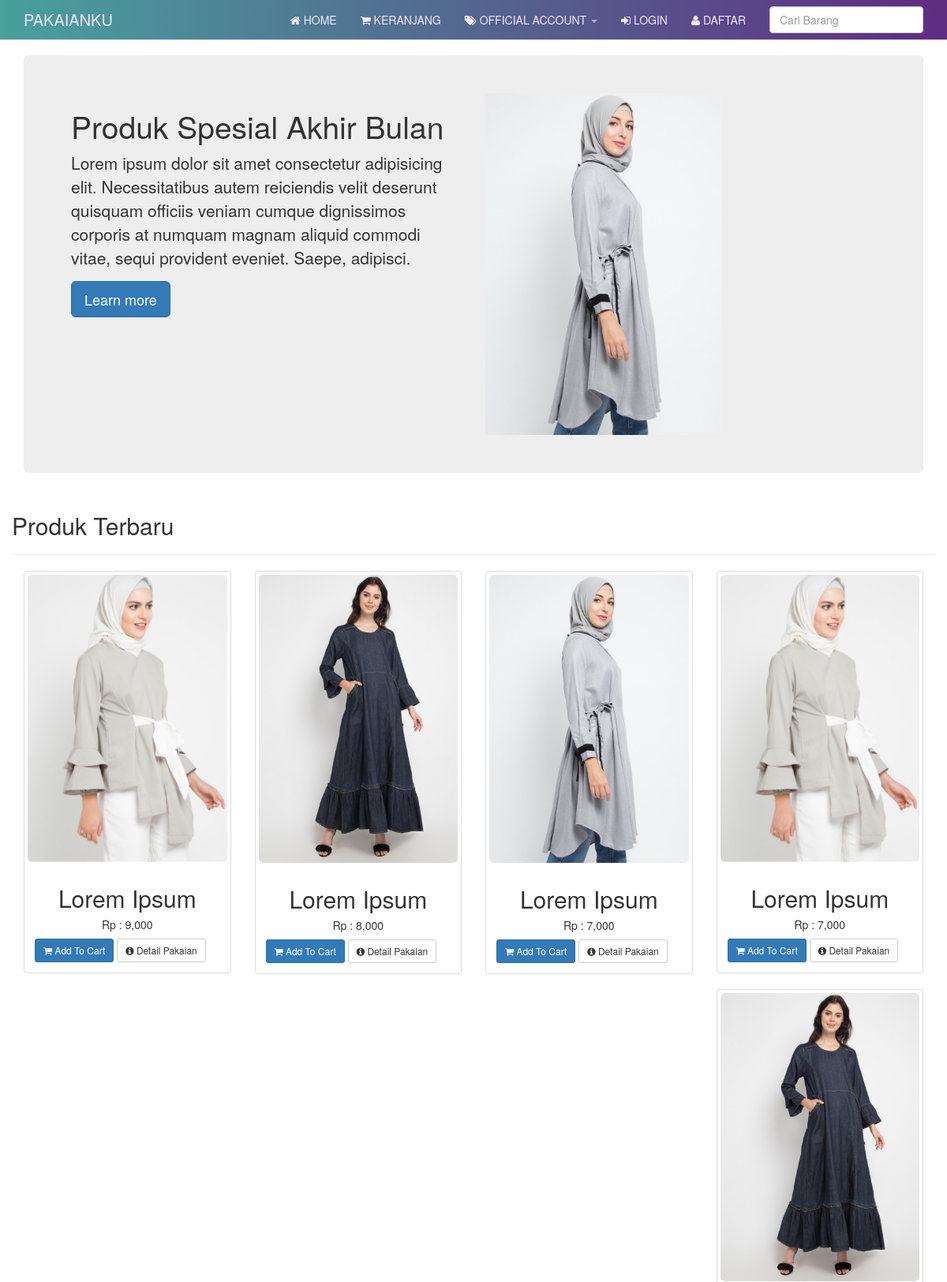
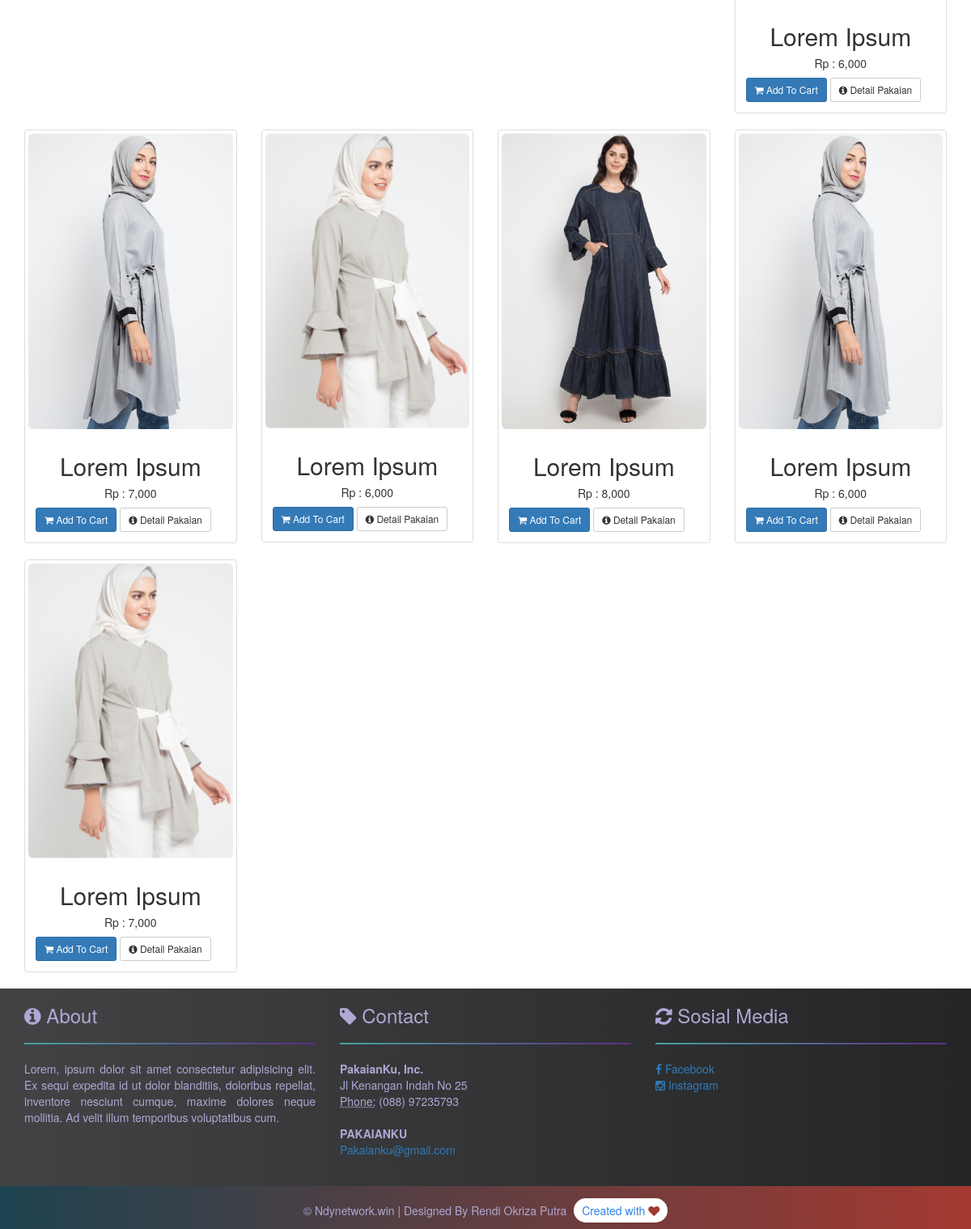
The page / on the database its author committed (2 pictures, top to bottom).
### tables this page shows
CREATE TABLE `produk` (
  `id_produk` int(11) NOT NULL,
  `nama_produk` varchar(100) NOT NULL,
  `harga_produk` int(11) NOT NULL,
  `berat_produk` int(11) NOT NULL,
  `foto_produk` varchar(100) NOT NULL,
  `deskripsi_produk` text NOT NULL,
  `stok_produk` int(5) NOT NULL
);

### index.php (the view, shortened to what this page needs)
<?php
include 'koneksi.php';
?>
<?php include 'navbar.php'; ?>
<header class="Jumbotron">
    <div class="container">
        <div class="jumbotron">
        <div class="row">
        <div class="col-md-6">
            <h1 style="font-size:39px">Produk Spesial Akhir Bulan</h1>
            <p>Lorem ipsum dolor sit amet consectetur adipisicing elit. Necessitatibus autem reiciendis velit deserunt quisquam officiis veniam cumque dignissimos corporis at numquam magnam aliquid commodi vitae, sequi provident eveniet. Saepe, adipisci.</p>
            <p><a class="btn btn-primary btn-lg" href="#" role="button">Learn more</a></p>
        </div>
        <div class="col-md-6">
            <img src="img/3.jpg" alt="" width="300" heigth="300" style="">
        </div>
        </div>
        </div>
    </div>
</header>
<section id="halaman-artikel">
    <div class="container">
        <div class="row">
        <h2>Produk Terbaru</h2>
        <hr>
            <?php $ambil = $koneksi->query("SELECT * FROM produk"); ?>
            <?php while ($perproduk = $ambil->fetch_assoc()) {; ?>
                <div class="col-md-3">
                    <div class="thumbnail ">
                        <img src="img/<?php echo $perproduk['foto_produk']; ?>" alt="..." width="400" height="400" class="img-rounded">
                        <div class="caption">
                            <h2 class="text-center"><?php echo $perproduk['nama_produk']; ?></h2>
                            <h5 class="text-center"> Rp : <?php echo number_format($perproduk['harga_produk']); ?></h5>
                            <a href="beli.php?id=<?php echo $perproduk['id_produk']; ?>" class="btn btn-primary btn-sm" role="button"><i class="fa fa-shopping-cart"></i> Add To Cart</a>
                            <a href="detail.php?id=<?php echo $perproduk['id_produk']; ?>" class="btn btn-default btn-sm" type="button"> <i class="fa fa-info-circle"></i> Detail Pakaian</a>
                        </div>
                    </div>
                </div>
            <?php } ?>
        </div>
    </div>
</section>
<?php include 'footer.php'; ?>

### custom.css (style rules this page uses)
html { position: relative; min-height: 100%; }
body { padding-top: 70px; }
.container { min-height: 100%; }

### rows shown on the page
produk: foto_produk (picture), nama_produk "Lorem Ipsum", harga_produk "9,000"
produk: foto_produk (picture), nama_produk "Lorem Ipsum", harga_produk "8,000"
produk: foto_produk (picture), nama_produk "Lorem Ipsum", harga_produk "7,000"
produk: foto_produk (picture), nama_produk "Lorem Ipsum", harga_produk "7,000"
produk: foto_produk (picture), nama_produk "Lorem Ipsum", harga_produk "6,000"
produk: foto_produk (picture), nama_produk "Lorem Ipsum", harga_produk "7,000"
produk: foto_produk (picture), nama_produk "Lorem Ipsum", harga_produk "6,000"
produk: foto_produk (picture), nama_produk "Lorem Ipsum", harga_produk "8,000"
produk: foto_produk (picture), nama_produk "Lorem Ipsum", harga_produk "6,000"
produk: foto_produk (picture), nama_produk "Lorem Ipsum", harga_produk "7,000"
